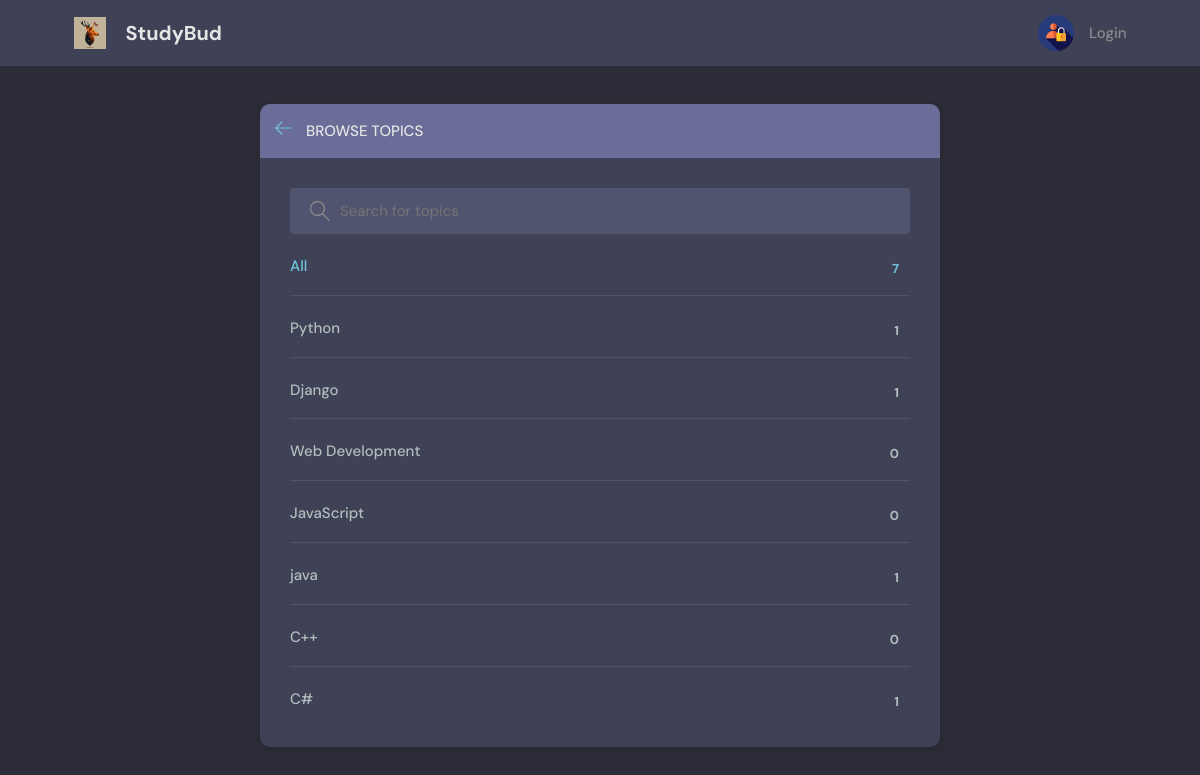
The app's page /topics/, older data.
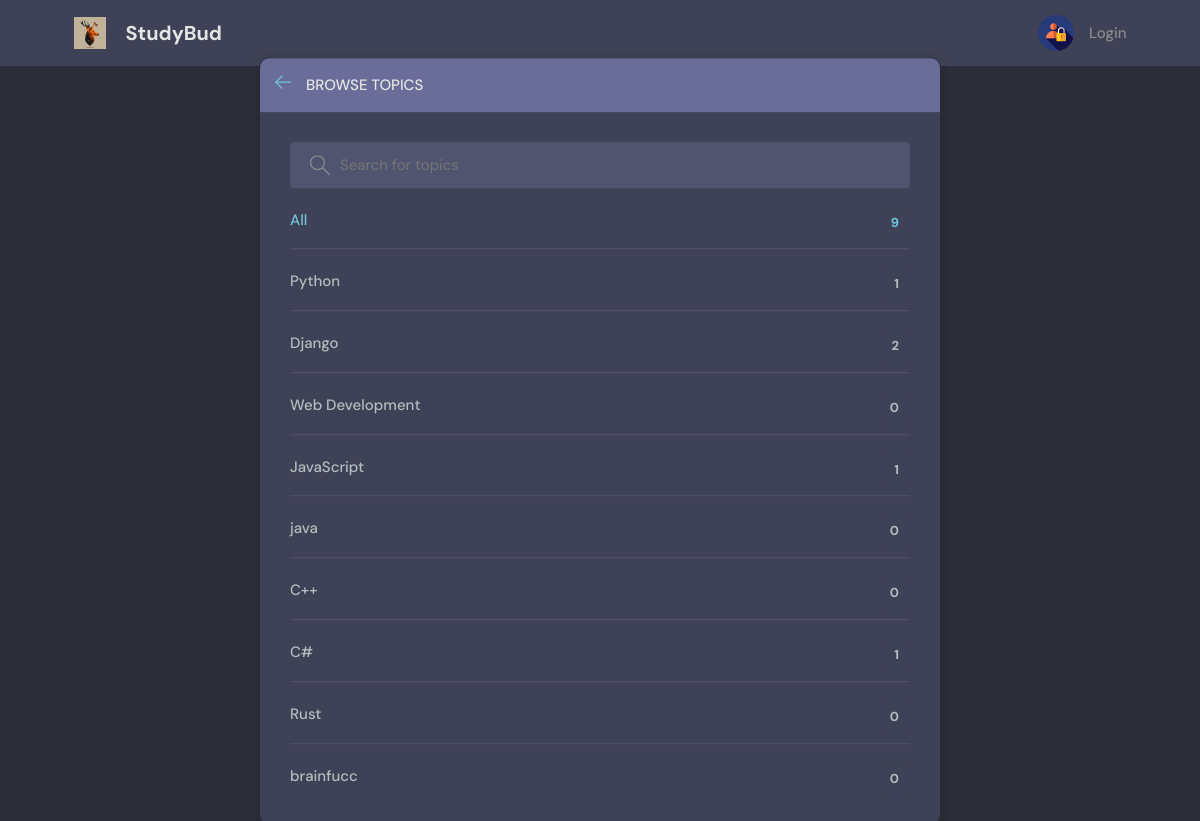
The same page, newer data.
### base/models.py (models this page shows, shortened)
class Topic(models.Model):
    namee = models.CharField(max_length=200)

### base/views.py (the view)
# urls.py: path('topics/', views.topicsPage , name="topics"),
def topicsPage(request):
    q = request.GET.get('q') if request.GET.get('q') != None else ''
    topics = Topic.objects.filter(namee__icontains=q)
    return render(request , 'base/topics.html' , {'topics':topics})

### base/templates/base/topics.html (shortened to what this page needs)
{% extends 'main.html' %}
{% block content %}
    <main class="create-room layout">
      <div class="container">
        <div class="layout__box">
          <div class="layout__boxHeader">
            <div class="layout__boxTitle">
              <a href="{% url 'home' %}">
                <svg version="1.1" xmlns="http://www.w3.org/2000/svg" width="32" height="32" viewBox="0 0 32 32">
                  <title>arrow-left</title>
                  <path
                    d="M13.723 2.286l-13.723 13.714 13.719 13.714 1.616-1.611-10.96-10.96h27.625v-2.286h-27.625l10.965-10.965-1.616-1.607z"
                  ></path>
                </svg>
              </a>
              <h3>Browse Topics</h3>
            </div>
          </div>
          <div class="topics-page layout__body">
            <form class="header__search" action="" method="GET">
              <label>
                <input  name="q" placeholder="Search for topics" />
              </label>
            </form>
            <ul class="topics__list">
              <li>
                <a href="{% url 'topics' %}" class="active">All <span>{{topics.count}}</span></a>
              </li>
              {% for i in topics %}
              <li>
                <a href="{% url 'home' %}?q={{i.namee}}">{{i.namee}} <span>{{i.room_set.all.count}}</span></a>
              </li>
              {% endfor %}
            </ul>
          </div>
        </div>
      </div>
    </main>
{% endblock content %}

### templetes/main.html (shortened to what this page needs)
<!DOCTYPE html>
{% load static %}
<html lang="en">
  <head>
    <link rel="stylesheet" href="{% static 'styles/style.css' %}" />
  </head>
  <body>
    {%include 'navbar.html'%}
    {% block content %}
    {%endblock content %}
  </body>
</html>

### templetes/navbar.html (shortened to what this page needs)
{% load static %}
<header class="header header--loggedIn">
    <div class="container">
      <a href="{% url 'home' %}"  class="header__logo">
        <img src="{% static 'images/logo2.jpg' %}" />
        <h1>StudyBud</h1>
      </a>
      <nav class="header__menu">
        {% if request.user.is_authenticated %}
        <div class="header__user">
          <a href="{% url 'user-profile' user.id  %}">
            <div class="avatar avatar--medium active">
              <img src="{{request.user.avatar.url}}" />
            </div>
            <p>{{request.user.username}}<span>@{{request.user.username}}</span></p>
          </a>
          <button class="dropdown-button">
            <svg version="1.1" xmlns="http://www.w3.org/2000/svg" width="32" height="32" viewBox="0 0 32 32">
              <title>chevron-down</title>
              <path d="M16 21l-13-13h-3l16 16 16-16h-3l-13 13z"></path>
            </svg>
          </button>
        </div>
        <div class="dropdown-menu">
            <a href="{% url 'update-user' %}" class="dropdown-link"
              ><svg version="1.1" xmlns="http://www.w3.org/2000/svg" width="32" height="32" viewBox="0 0 32 32">
                <title>tools</title>
                <path
                  d="M27.465 32c-1.211 0-2.35-0.471-3.207-1.328l-9.392-9.391c-2.369 0.898-4.898 0.951-7.355 0.15-3.274-1.074-5.869-3.67-6.943-6.942-0.879-2.682-0.734-5.45 0.419-8.004 0.135-0.299 0.408-0.512 0.731-0.572 0.32-0.051 0.654 0.045 0.887 0.277l5.394 5.395 3.586-3.586-5.394-5.395c-0.232-0.232-0.336-0.564-0.276-0.887s0.272-0.596 0.572-0.732c2.552-1.152 5.318-1.295 8.001-0.418 3.274 1.074 5.869 3.67 6.943 6.942 0.806 2.457 0.752 4.987-0.15 7.358l9.392 9.391c0.844 0.842 1.328 2.012 1.328 3.207-0 2.5-2.034 4.535-4.535 4.535zM15.101 19.102c0.26 0 0.516 0.102 0.707 0.293l9.864 9.863c0.479 0.479 1.116 0.742 1.793 0.742 1.398 0 2.535-1.137 2.535-2.535 0-0.668-0.27-1.322-0.742-1.793l-9.864-9.863c-0.294-0.295-0.376-0.74-0.204-1.119 0.943-2.090 1.061-4.357 0.341-6.555-0.863-2.631-3.034-4.801-5.665-5.666-1.713-0.561-3.468-0.609-5.145-0.164l4.986 4.988c0.391 0.391 0.391 1.023 0 1.414l-5 5c-0.188 0.188-0.441 0.293-0.707 0.293s-0.52-0.105-0.707-0.293l-4.987-4.988c-0.45 1.682-0.397 3.436 0.164 5.146 0.863 2.631 3.034 4.801 5.665 5.666 2.2 0.721 4.466 0.604 6.555-0.342 0.132-0.059 0.271-0.088 0.411-0.088z"
                ></path>
              </svg>
              Settings</a
            >
            <a href="{% url 'logout' %}" class="dropdown-link">
              <svg version="1.1" xmlns="http://www.w3.org/2000/svg" width="32" height="32" viewBox="0 0 32 32">
                <title>log-out</title>
                <path
                  d="M3 0h22c0.553 0 1 0 1 0.553l-0 3.447h-2v-2h-20v28h20v-2h2l0 3.447c0 0.553-0.447 0.553-1 0.553h-22c-0.553 0-1-0.447-1-1v-30c0-0.553 0.447-1 1-1z"
                ></path>
                <path
                  d="M21.879 21.293l1.414 1.414 6.707-6.707-6.707-6.707-1.414 1.414 4.293 4.293h-14.172v2h14.172l-4.293 4.293z"
                ></path>
              </svg>
              Logout</a>
          </div>
        {% else %}
         <a href="{% url 'login' %}">
          <img src="{% static 'images/avatar2.png' %}" />
          <p>Login</p>
        </a>
        {% endif %}
      </nav>
    </div>
  </header>

### static/styles/style.css (style rules this page uses)
:root { --color-main: #71c6dd; --color-main-light: #e1f6fb; --color-dark: #3f4156; --color-dark-medium: #51546e; --color-dark-light: #696d97; --color-light: #e5e5e5; --color-gray: #8b8b8b; --color-light-gray: #b2bdbd; --color-bg: #2d2d39; --color-success: #5dd693; --color-error: #fc4b0b; }
* { font-family: "DM Sans", -apple-system, BlinkMacSystemFont, "Segoe UI", Roboto, Oxygen, Ubuntu, Cantarell, "Open Sans", "Helvetica Neue", sans-serif; margin: 0; padding: 0; box-sizing: border-box; text-rendering: optimizeLegibility; font-size: inherit; }
html { font-size: 56.25%; }
@media only screen and (min-width: 1200px) { html { font-size: 62.5%; } }
body { line-height: 1.6; font-weight: 400; font-size: 1.5rem; color: var(--color-light-gray); background-color: var(--color-bg); min-height: 100vh; }
img { width: 100%; }
a { display: inline-block; color: var(--color-main); text-decoration: none; }
.container { max-width: 120rem; width: 90%; margin: auto; }
.header { padding: 1.5rem; background-color: var(--color-dark); }
.header > .container { display: flex; gap: 9.5rem; }
.header__logo, .header__user { display: flex; gap: 2rem; align-items: center; }
.header__logo > img { height: 3.2rem; width: 3.2rem; }
.header__logo > h1 { font-weight: 700; font-size: 2rem; color: var(--color-light); }
.header__search > label { background-color: var(--color-dark-medium); padding: 1.3rem 1rem; display: flex; align-items: center; gap: 1rem; border-radius: 4px; }
.header__search svg { fill: var(--color-gray); width: 2rem; height: 2rem; margin-left: 1rem; }
.header__search input { width: 30rem; background: transparent; border: none; outline: none; color: var(--color-light); }
.header__menu { margin-left: auto; position: relative; }
.header__menu a { display: flex; gap: 1.5rem; align-items: center; font-weight: 500; text-decoration: none; color: var(--color-gray); }
.header__menu img { height: 3.6rem; }
.header__menu p { line-height: 1.2; }
.layout { margin-top: 2.4rem; }
.layout > .container { display: flex; justify-content: space-between; align-items: flex-start; }
.layout__box { width: 90%; max-width: 48rem; min-height: 40rem; position: absolute; top: 50%; left: 50%; transform: translate(-50%, -46%); background-color: var(--color-dark); border-radius: 1rem; box-shadow: 1px 1px 6px 3px rgba(0, 0, 0, 0.1); overflow: hidden; }
.layout__boxHeader { display: flex; padding: 1.5rem; background-color: var(--color-dark-light); }
.layout__boxTitle { display: flex; gap: 1.5rem; align-items: center; }
.layout__boxTitle h3 { text-transform: uppercase; font-weight: 500; color: var(--color-light); }
.layout__boxTitle svg { width: 1.6rem; height: 1.6rem; fill: var(--color-main); }
.layout__body { margin: 3rem; }
.topics__list { list-style: none; }
.topics__list li a { display: flex; justify-content: space-between; margin-bottom: 3rem; font-weight: 500; color: var(--color-light-gray); transition: all 0.3s ease-in-out; }
.topics__list li a.active, .topics__list li a:hover { color: var(--color-main); }
.topics__list li a span { padding: 0.5rem 1rem; background-color: var(--color-dark); border-radius: 3px; font-size: 1.3rem; font-weight: 700; letter-spacing: 1px; }
.topics-page .topics__list li:not(:last-child) a { margin: 2rem 0; padding-bottom: 1rem; text-decoration: none; border-bottom: 1px solid var(--color-dark-medium); }
.topics-page .header__search { display: block; }
.create-room.layout .layout__box { max-width: 68rem; }

Row changes from the older to the newer data that the page shows:
computed for Topic "Django": room_set.all.count "1" → "2"
computed for Topic "JavaScript": room_set.all.count "0" → "1"
computed for Topic "java": room_set.all.count "1" → "0"
added Topic: namee "Rust", room_set.all.count "0"
added Topic: namee "brainfucc", room_set.all.count "0"
Text that changed along with them:
{{ topics.count }}: "7" → "9"
